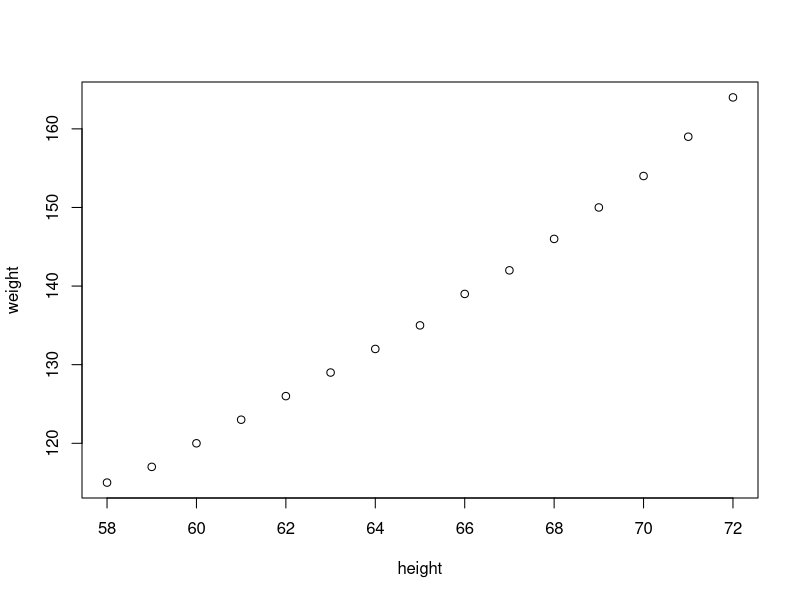
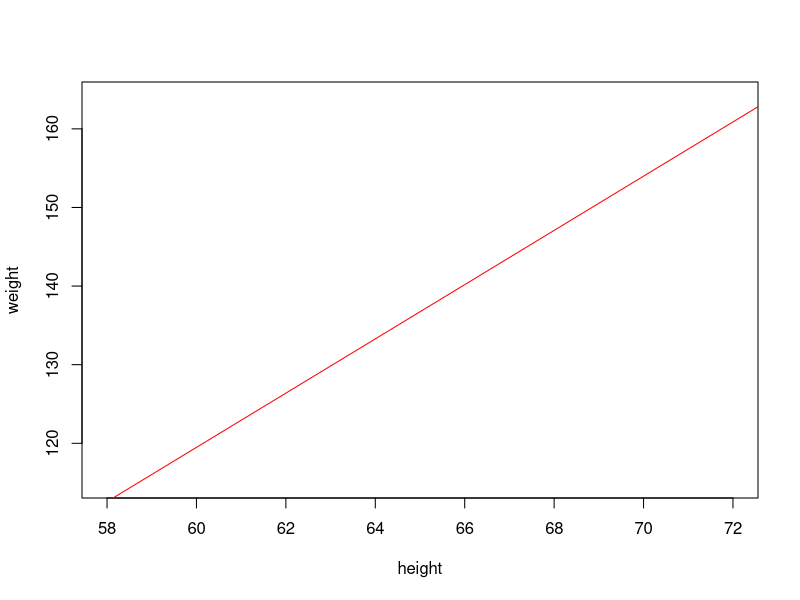

These figures' R source, in order: (Note: this script raises an error after producing the figures.)
plot(women)
plot(women, type='p', pch=198, lty=2, col=2)
abline(lm(women$weight ~women$height),col ='red')
quantile(women$height, seq(0,1,.1))
quantile(women$weight,seq(0,1,.01))
stem(women$height)
#pie----------
gender
table(gender)
pie(table(gender))
x=c(10,20,40,50)
pie(x)
xlabels=c('A','B','C','D')
x/sum(x)
(labels2=paste(xlabels,round(x/sum(x),2) *100 ,sep= '-'))
pie(x,labels=labels2)
x
barplot(x,col=1:4)
barplot(x,col=1:4, horiz=T)

#CORRELATION PLOT-----------------
pairs(women)
cor(women$height,women$weight)
cov(women$height,women$weight)
head(mtcars)
cor(mtcars)
names(mtcars)
pairs(mtcars)
pairs(mtcars[1:4])
